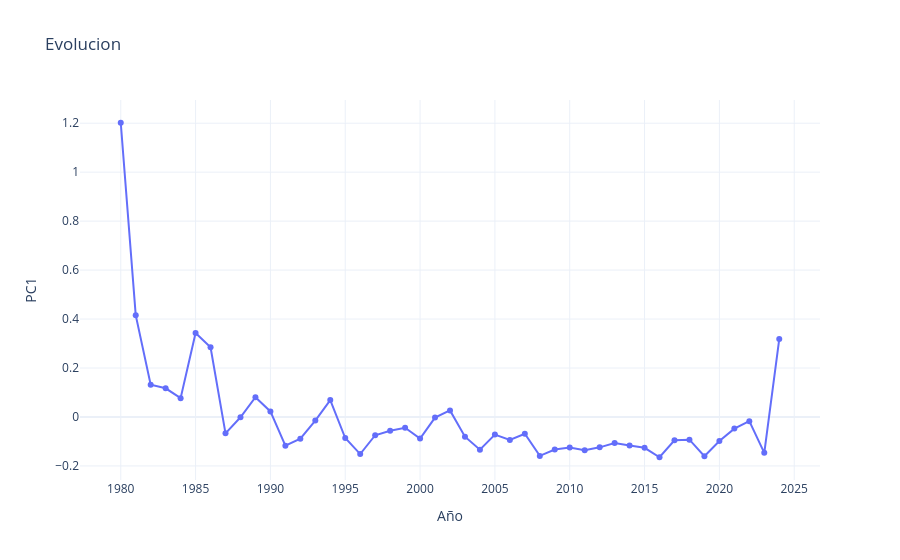

The notebook cell saved with this chart:
### Code cell
vectores = np.array([item["vector"] for item in historia])
years = [item["year"] for item in historia]

pca_1d = PCA(n_components=1)
coord_y_original = pca_1d.fit_transform(vectores).flatten()

df_flujo = pd.DataFrame({
    'year': years,
    'y_original': coord_y_original
})

# Grafico de linea
fig = px.line(
    df_flujo, 
    x='year', 
    y='y_original',
    title="Evolucion",
    labels={'y_original': 'PC1', 'year': 'Año'},
    markers=True, # ñuntos de cada año
    template="plotly_white"
)

#fig.update_traces(line_shape='spline', line_width=4) #esto es unicamente para "suavizar las esquinas"
fig.show()

### Figure 1 — Plotly figure (JSON) as saved in the notebook; plotly's stock layout.template omitted (floating-point values rounded to 4 significant figures)
{"data": [{"hovertemplate": "Año=%{x}<br>PC1=%{y}<extra></extra>", "legendgroup": "", "line": {"color": "#636efa", "dash": "solid"}, "marker": {"symbol": "circle"}, "mode": "lines+markers", "name": "", "orientation": "v", "showlegend": false, "type": "scatter", "x": [1980, 1981, 1982, 1983, 1984, 1985, 1986, 1987, 1988, 1989, 1990, 1991, 1992, 1993, 1994, 1995, 1996, 1997, 1998, 1999, 2000, 2001, 2002, 2003, 2004, 2005, 2006, 2007, 2008, 2009, 2010, 2011, 2012, 2013, 2014, 2015, 2016, 2017, 2018, 2019, 2020, 2021, 2022, 2023, 2024], "xaxis": "x", "y": [1.202, 0.4157, 0.1315, 0.1171, 0.07696, 0.3429, 0.2849, -0.06686, -0.001316, 0.08086, 0.02272, -0.1173, -0.08892, -0.01452, 0.06881, -0.0861, -0.1515, -0.07467, -0.05634, -0.04415, -0.08806, -0.002519, 0.02693, -0.0803, -0.1337, -0.07208, -0.09395, -0.06863, -0.1589, -0.133, -0.1247, -0.1358, -0.1241, -0.1064, -0.1168, -0.1259, -0.1645, -0.09545, -0.0927, -0.1601, -0.0981, -0.04755, -0.017, -0.1464, 0.3181], "yaxis": "y"}], "layout": {"legend": {"tracegroupgap": 0}, "title": {"text": "Evolucion"}, "xaxis": {"anchor": "y", "domain": [0, 1], "title": {"text": "Año"}}, "yaxis": {"anchor": "x", "domain": [0, 1], "title": {"text": "PC1"}}}}
